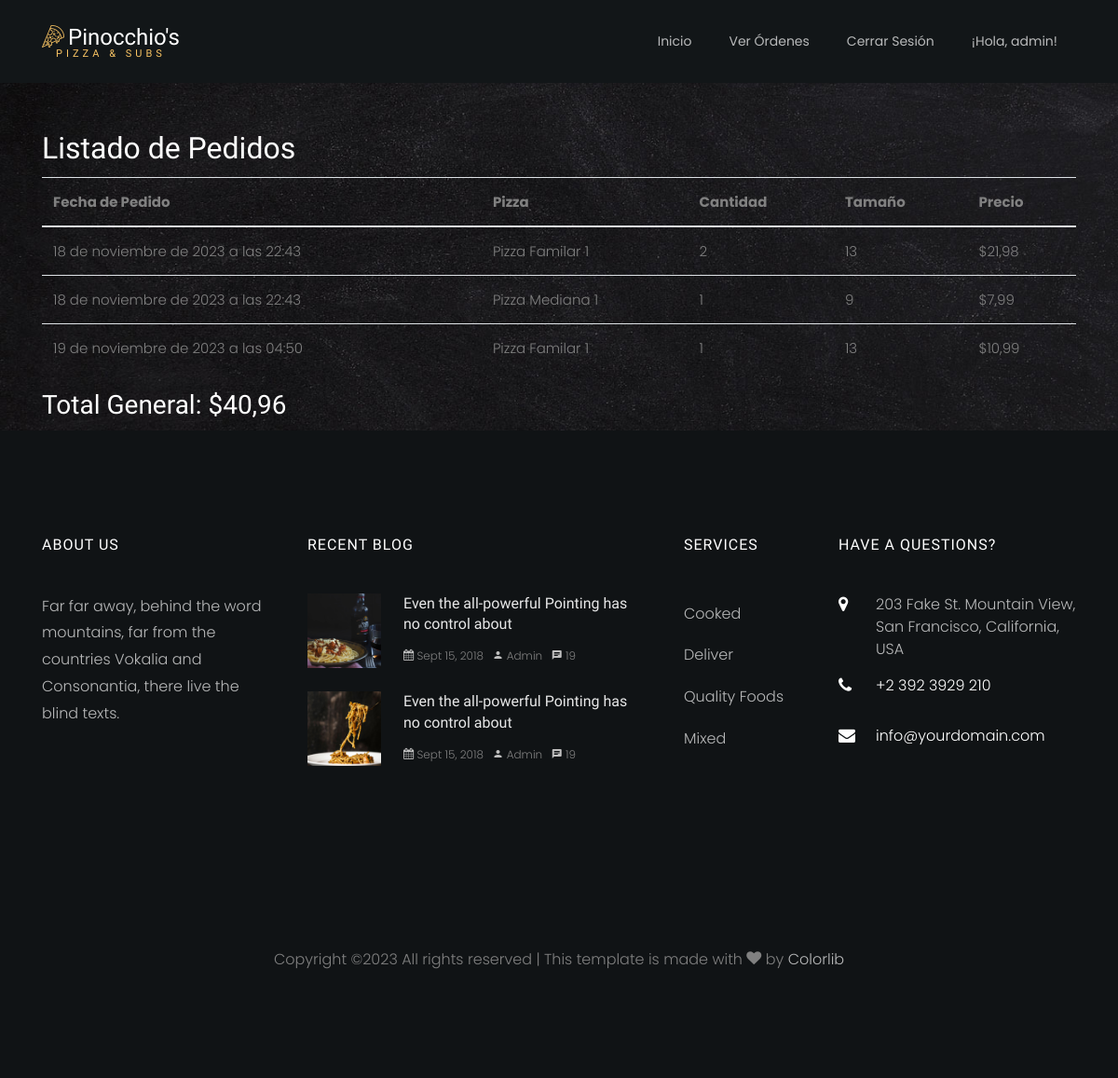
/pedidos/ (signed in), run on an earlier commit of the app's database.
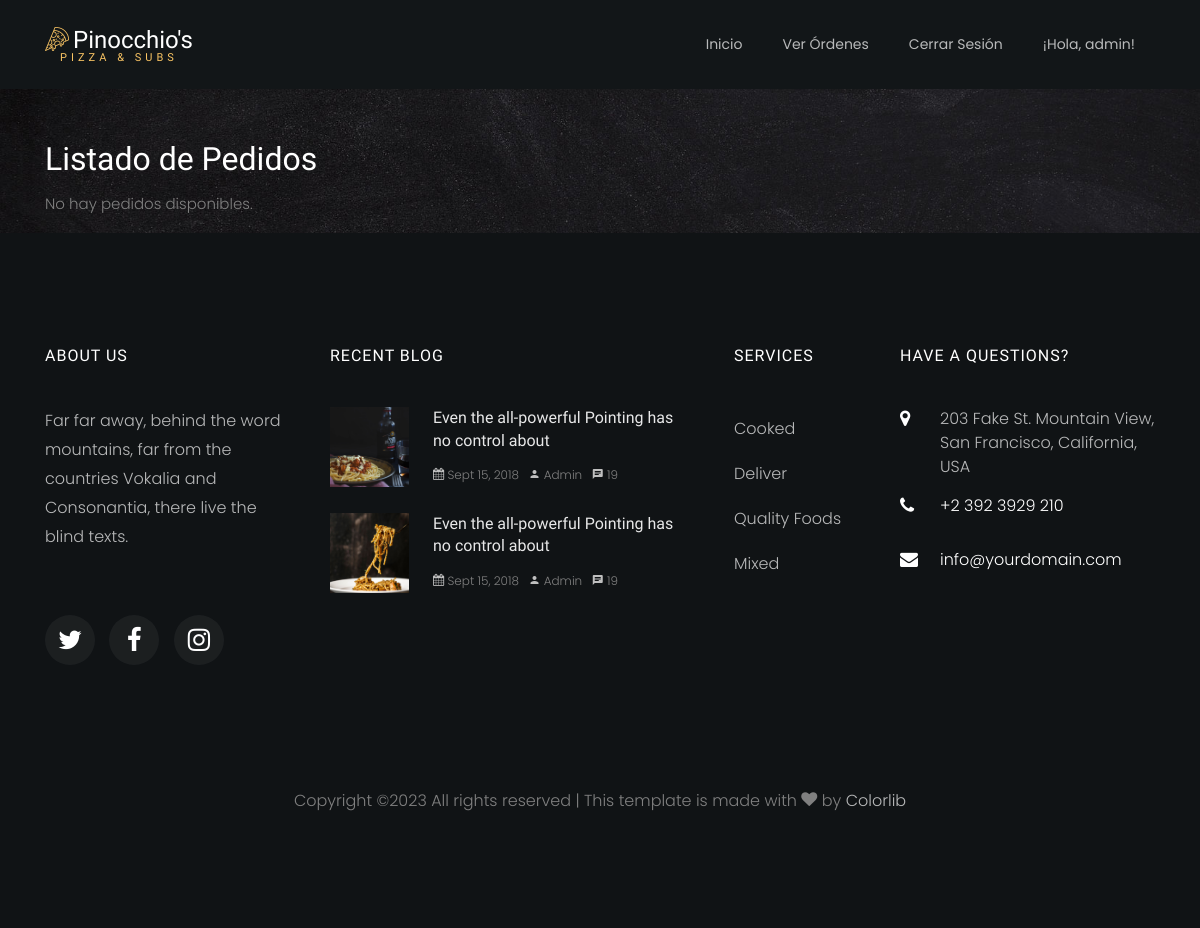
And on a later commit of the database.
### orders/models.py (models this page shows, shortened)
class OrderItem(models.Model):
    id = models.AutoField(primary_key=True)
    user = models.ForeignKey(get_user_model(), on_delete=models.CASCADE)
    pizza = models.ForeignKey(Pizza, on_delete=models.CASCADE)
    quantity = models.PositiveIntegerField(default=1)
    total = models.DecimalField(max_digits=10, decimal_places=2)
    order_date = models.DateTimeField(auto_now_add=True)

class Pizza(models.Model):
    id = models.AutoField(primary_key=True)
    name = models.CharField(max_length=255)
    size = models.CharField(max_length=255)
    price = models.DecimalField(max_digits=10, decimal_places=2)
    toppings = models.ManyToManyField('Topping')
    additional_ingredients = models.ManyToManyField('AdditionalIngredient')
    image_url = models.CharField(max_length=255, default='URL_predeterminada')

### orders/views.py (the view)
# urls.py: path('pedidos/', pedidos, name='pedidos'),
def pedidos(request):
    order_items = OrderItem.objects.filter(user=request.user)
    orders = []
    for order_item in order_items:
        order_details = {
            'order_id': order_item.id,
            'user': order_item.user.username,
            'order_date': order_item.order_date,
            'items': [
                {
                    'pizza_name': order_item.pizza.name,
                    'quantity': order_item.quantity,
                    'size': order_item.pizza.size,
                    'price': order_item.total,
                }
            ]
        }
        orders.append(order_details)
    total_general = sum(order_item.total for order_item in order_items)
    return render(request, 'pedidos.html', {'orders': orders, 'total_general': total_general})

### orders/templates/pedidos.html (shortened to what the changed rows need)
{% load static %}
<!DOCTYPE html>
<html lang="en">
  <head>
    <link rel="stylesheet" href="{% static 'css/open-iconic-bootstrap.min.css' %}">
    <link rel="stylesheet" href="{% static 'css/style.css' %}">
    <link rel="stylesheet" href="{% static 'css/flaticon.css' %}">
    <link rel="stylesheet" href="{% static 'css/owl.carousel.min.css' %}">
    <link rel="stylesheet" href="{% static 'css/animate.css' %}">
    <link rel="stylesheet" href="{% static 'css/owl.theme.default.min.css' %}">
    <link rel="stylesheet" href="{% static 'css/magnific-popup.css' %}">
    <link rel="stylesheet" href="{% static 'css/aos.css' %}">
    <link rel="stylesheet" href="{% static 'css/ionicons.min.css' %}">
    <link rel="stylesheet" href="{% static 'css/bootstrap-datepicker.css' %}">
    <link rel="stylesheet" href="{% static 'css/jquery.timepicker.css' %}">
    <link rel="stylesheet" href="{% static 'css/icomoon.css' %}">
</head>
<body>
    <section class="menu">
      <div class="container mt-5">
          <h2>Listado de Pedidos</h2>
          {% if orders %}
          <table class="table">
              <thead>
                  <tr>
                      <th>Fecha de Pedido</th>
                      <th>Pizza</th>
                      <th>Cantidad</th>
                      <th>Tamaño</th>
                      <th>Precio</th>
                  </tr>
              </thead>
              <tbody>
                  {% for order in orders %}
                  <tr>
                      <td>{{ order.order_date }}</td>
                      {% for item in order.items %}
                      <td>
                          {{ item.pizza_name }}<br>
                      </td>
                      <td>{{ item.quantity }}</td>
                      <td>{{ item.size }}</td>
                      <td>${{ item.price }}</td>
                      {% endfor %}
                  </tr>
                  {% endfor %}
              </tbody>
          </table>
          <h3>Total General: ${{ total_general }}</h3>
          {% else %}
          <p>No hay pedidos disponibles.</p>
          {% endif %}
      </div>
    </section>
    <footer class="ftco-footer ftco-section img">
        <div class="container">
          <div class="row mb-5">
            <div class="col-lg-3 col-md-6 mb-5 mb-md-5">
              <div class="ftco-footer-widget mb-4">
                <h2 class="ftco-heading-2">About Us</h2>
                <ul class="ftco-footer-social list-unstyled float-md-left float-lft mt-5">
                  <li class="ftco-animate"><a href="#"><span class="icon-twitter"></span></a></li>
                  <li class="ftco-animate"><a href="#"><span class="icon-facebook"></span></a></li>
                  <li class="ftco-animate"><a href="#"><span class="icon-instagram"></span></a></li>
                </ul>
              </div>
            </div>
            <div class="col-lg-4 col-md-6 mb-5 mb-md-5">
              <div class="ftco-footer-widget mb-4">
                <h2 class="ftco-heading-2">Recent Blog</h2>
              </div>
            </div>
            <div class="col-lg-2 col-md-6 mb-5 mb-md-5">
                <div class="ftco-footer-widget mb-4 ml-md-4">
                <h2 class="ftco-heading-2">Services</h2>
              </div>
            </div>
            <div class="col-lg-3 col-md-6 mb-5 mb-md-5">
              <div class="ftco-footer-widget mb-4">
                <h2 class="ftco-heading-2">Have a Questions?</h2>
              </div>
            </div>
          </div>
        </div>
      </footer>
</body>
</html>

What changed in the data, as far as the page shows it:
removed OrderItem: order_date "18 de noviembre de 2023 a las 22:43", price "21,98"
no longer on this page (row edited): Pizza: pizza_name "Pizza Familar 1" "Pizza Familar 1", size "13" "13"
removed OrderItem: order_date "18 de noviembre de 2023 a las 22:43", price "7,99"
no longer on this page (row edited): Pizza: pizza_name "Pizza Mediana 1"
removed OrderItem: order_date "19 de noviembre de 2023 a las 04:50", price "10,99"
Also different on the page:
{{ total_general }}: "40,96" → (not shown)
text no longer shown: "Fecha de Pedido Pizza Cantidad Tamaño Precio Total General: $"
text now shown: "No hay pedidos disponibles."
list line gone: "2 $"
list line gone: "1 9 $"
list line gone: "1 $"
